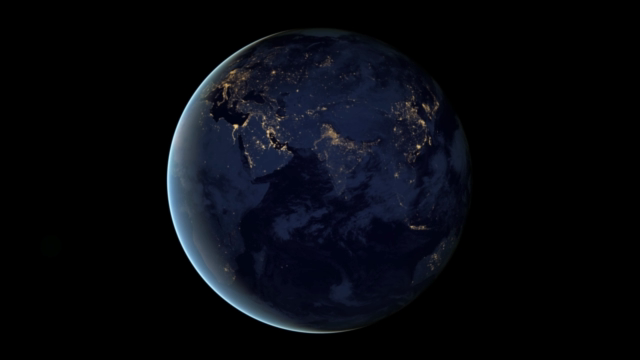
#> input picture frame 90 of sample.mp4, 640 x 360 px, given in place of Sample-1-HR.mp4, which was not available
$ python AMDFrameDetector.py
#> lines starting #> are read from the running program, lines starting #| are printed output that depends on the picture; pictures that were not available may be replaced by others from this repository, and a replacement may not be noted
import cv2
import os

# Set threshold for absolute difference
threshold = 15500000

# Create output directory to save the frames
output_dir = r'D:\File-Carving\Stage-2\ExtractedFrames\AMD_Frames'
if not os.path.exists(output_dir):
    os.makedirs(output_dir)

# Open input video file
video_path = r"VideoSamples/Sample-1-HR.mp4"
cap = cv2.VideoCapture(video_path)

# Read first frame
ret, prev_frame = cap.read()
#> prev_frame is the input picture: shape (360, 640, 3); mean B, G, R 14.8, 9.2, 7.3
prev_gray = cv2.cvtColor(prev_frame, cv2.COLOR_BGR2GRAY)
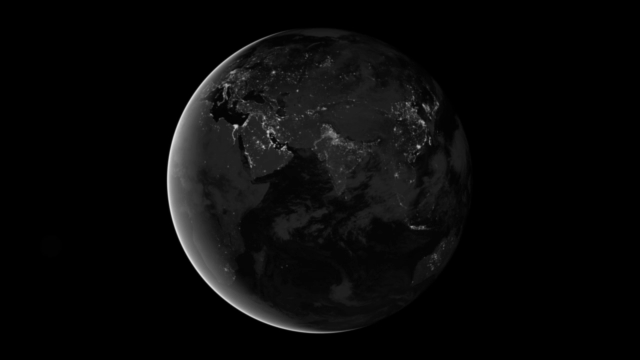
#> prev_gray: shape (360, 640); min 0, max 222, mean 9.2

try:
  # Loop over video frames and detect key frames
  count = 0
  while cap.isOpened():
    # Read next video frame
    ret, frame = cap.read()
    if not ret:
        break
    # Convert to grayscale and calculate absolute difference
    gray = cv2.cvtColor(frame, cv2.COLOR_BGR2GRAY)
    diff = cv2.absdiff(prev_gray, gray)
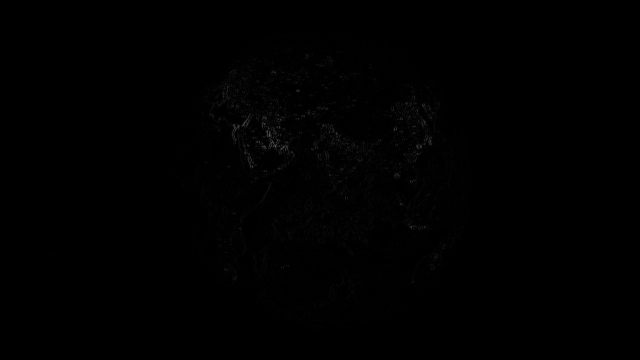
#> diff: shape (360, 640); min 0, max 95, mean 0.6

    # If difference is greater than threshold, save frame as output image
    if diff.sum() > threshold:
        frame_path = os.path.join(output_dir, f'frame_{count:04d}.png')
        cv2.imwrite(frame_path, frame)
        print('Saved key frame: {}'.format(frame_path))
        count += 1

    # Set current frame as previous frame for next iteration
    prev_gray = gray.copy()

except KeyboardInterrupt :
        print("AMD Frame Extraction Halted!!! \nNumber of Frames Extracted :" , count)
# Release input video file
cap.release()
cv2.destroyAllWindows()

$ run again, starting later in the video
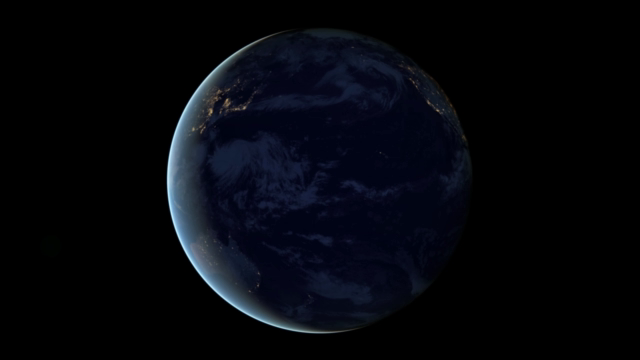
#> input picture frame 720 of sample.mp4, 640 x 360 px, given in place of Sample-1-HR.mp4, which was not available
#> prev_frame is the input picture: shape (360, 640, 3); mean B, G, R 12, 6.6, 4.9
#> `prev_gray = cv2.cvtColor(prev_frame, cv2.COLOR_BGR2GRAY)`:
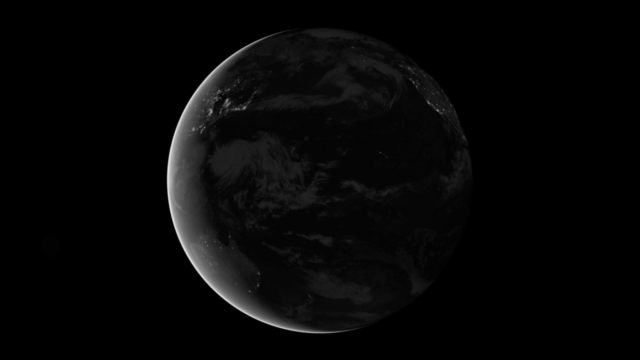
#> prev_gray: shape (360, 640); min 0, max 224, mean 6.7
